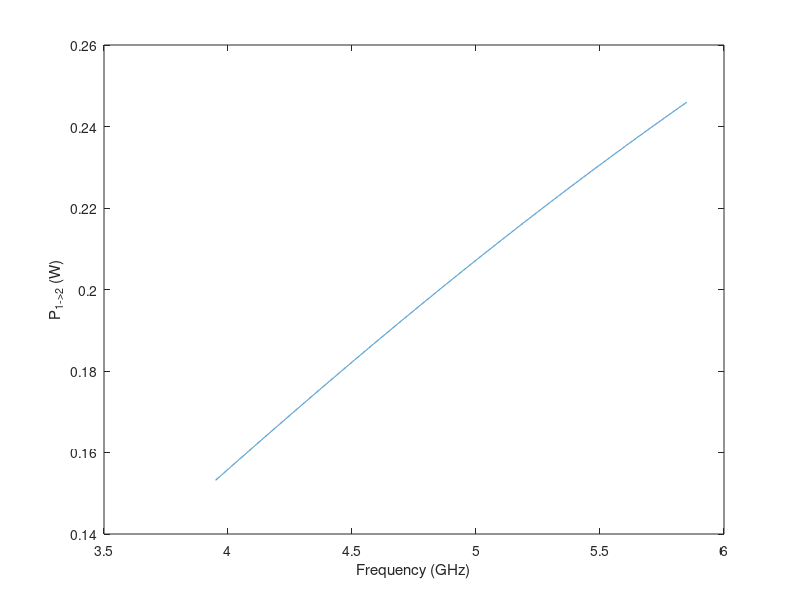

Source code (MATLAB): (Note: this script raises an error after producing the figure.)
%% do PWB at one loss
%%
EPS0=8.854187817e-12;
MU0=4e-7*pi;
c = 1/sqrt(EPS0*MU0); ETA0 = sqrt(MU0/EPS0);
%cm = 0.4; %% 1 cm = 0.4 in
cm = 0.3937*20; %% 1 cm = 0.4 in, including the scaleing factor
%% general 
clear freq Pset
npsim=16001;
freq=linspace(3.95E9,5.85E9,npsim);

%freq = 100e9; 
sigma_wall_mu0_ori = 6e7*MU0; % all wall is the same material
mu_r = 1; 
rt=10;
app_1_S = 0.1181*0.0394*1e-2*1e-2*cm*cm; % surface area of apperture 1
app_2_S = pi*0.25*0.25*1e-2*1e-2*cm*cm; % surface area of apperture 2
app_2_S = app_2_S*rt;

pedal_S = (0.5*1.5*0.7*1.5)*1e-2*1e-2*cm*cm;

cav_1_S_solid = (2*1.5*1.5 + 4*3.5*1.5)*1e-2*1e-2*cm*cm; % in m2

cav_1_S_solid = cav_1_S_solid;
cav_2_S_solid = cav_1_S_solid; % in m2

cav_1_S = cav_1_S_solid - app_1_S - app_2_S + 2*pedal_S;
cav_2_S = cav_1_S;

for ii=1:npsim
    clear i
        a=9.7;
            invsigma_wall_mu0t(1)=(a/(2*cav_1_S_solid/(3*10^8/freq(ii))^2)*3*c/4/pi)^2/freq(ii)/mu_r*pi;

    n_loss_multipliers = length(invsigma_wall_mu0t);



    PandS_container=zeros(n_loss_multipliers,7);
    eigval_container=zeros(n_loss_multipliers,2);
    eigvec_container=zeros(n_loss_multipliers,2,2);

    ilm = 1;
    ct=1;
    for lm = invsigma_wall_mu0t

        invsigma_wall_mu0 = lm;

        sig_wall = 4*pi*cav_1_S_solid/(3*c)*sqrt(freq(ii)*mu_r*invsigma_wall_mu0/(pi)); 
        afpwb = 4*pi/(3*c)*sqrt(freq(ii)*mu_r*invsigma_wall_mu0/(pi)); 

        sigran(ct)=sig_wall;
        afpwb_rag(ct)=afpwb;
        ct=ct+1;

        %  coupling crossection cav 1 & 3 
        sig_wall_1_3 = 4*pi*cav_1_S/(3*c)*sqrt(freq(ii)*mu_r*invsigma_wall_mu0/(pi)); 
        % coupling crossection cav 2
        sig_wall_2 = 4*pi*cav_2_S/(3*c)*sqrt(freq(ii)*mu_r*invsigma_wall_mu0/(pi));

        sig_app_1_4 = app_1_S/2; % apperture 1 and 4 is the same
        sig_app_2_3 = app_2_S/2;  % apperture 2 and 3 is the same

        % make power balanced matrix 
        M = zeros(2);
        M(1,1) = sig_wall_1_3 + sig_app_1_4 + sig_app_2_3;
        M(1,2) = -sig_app_2_3;
        M(2,1) = M(1,2);
        M(2,2) = sig_wall_2 + sig_app_2_3 + sig_app_1_4;

        %
        Pinc = zeros(2,1); Pinc(1,1) = 1; 

        % solution 
        S = M\Pinc; 
        [e_val,e_vec] = eig(M);
        e_val = sort(diag(e_val)); 

        %
        PandS_container(ilm,1) = S(1); % S_1
        PandS_container(ilm,2) = S(2); % S_2
        PandS_container(ilm,3) = sig_wall_1_3*S(1); % P_W1
        PandS_container(ilm,4) = sig_wall_2*S(2); % P_W2
        PandS_container(ilm,5) = sig_app_1_4*S(1); % P_1^-
        PandS_container(ilm,6) = sig_app_2_3*(S(1)-S(2)); % P_12
        PandS_container(ilm,7) = sig_app_1_4*S(2); % P_4^-


        eigval_container(ilm,:) = e_val;

        % 
        ilm = ilm+1;
    end

    Pset(ii)=PandS_container(:,6);
end


%%
hold on
plot(freq(1:npsim)/10^9,Pset);
box on
xlabel('Frequency (GHz)');
ylabel('P_{1->2} (W)');
hold off
%% only for scaled 2-cav
nom=140;   %nom here is the actual number of modes one wants to include
% clear Z_rr Z_rt Z_tt Z_tr;
% ldname=['F:\Shukai\RCM z\znorm_' num2str(nom) 'a1p_9d7.mat']
% load(ldname);
%%
[n,m]=size(Z_rr);
clear Gr Br P1 P2 Ptst U1 U2;
for i=1:npsim
    i
    U1=rand(nom,1);
    Yra=1i*imag(Ydiag(1:nom,1:nom,i))+real(Ydiag(1:nom,1:nom,i));
    Ptst=0.5*real(U1'*Yra*U1);
    rt=Pset(ii)/Ptst;
    U1=U1*sqrt(rt);
    
    Xiaa1=reshape(Z_tt(i,:,:),nom,nom);
    Xiab1=reshape(Z_tr(i,:),nom,1);
    Xiba1=reshape(Z_rt(i,:),1,nom);
    Xibb1=reshape(Z_rr(i,:),1,1);

    Yp=1/Zavg(i);
    Yl=1/50;
     Gr=real(Ydiag(1:nom,1:nom,i));
     Br=imag(Ydiag(1:nom,1:nom,i));

    
    Ggh=Gr.^0.5;
    Yaa1=Ggh*Xiaa1*Ggh+1i.*Br;
    Ybb1=1i*imag(Yp)+real(Yp)^0.5*Xibb1*real(Yp)^0.5;   
    Yba1=Xiba1*Ggh.*sqrt(real(Yp));
    Yab1=Ggh*Xiab1.*sqrt(real(Yp));    
      
    Yeq=Yaa1-Yab1/(Ybb1+Yl)*Yba1; %% Y_L cascade
    U2(i)=-inv(Ybb1+Yl)*Yba1*U1;
   
    P1(i)=0.5*real(U1'*Yeq*U1);
    P2(i)=0.5*real(U2(i)'*Yl*U2(i));
  
end
%clear Z_rr Z_rt Z_tt Z_tr Xibb1 Xiaa1 Xiba1 Xiab1;

P29d7_2cav=P2;
U29d7_2cav=U2;
P19d7_2cav=P1;
%%
imz=abs(U2);
h=figure;
hold on;
x1=min(min(imz));
x2=max(max(imz));

dx=0.04;
x=[x1:dx:x2];
y=hist(imz,x);
yall=sum(y)*dx;
plot(x,y/yall,'.');
title('induced voltage at load, 3cav, scaled');
hold off;
imxv2_hy=x;
imyv2_hy=y/yall;
%%
h=figure;
hold on;
fig1=plot(imxv2,imyv2,'o','DisplayName','exp');
fig2=plot(imxv2_hy,imyv2_hy,'o','DisplayName','hybrid');
fig3=plot(imxv2_rcmf,imyv2_rcmf,'o','DisplayName','rcm');
%title('PWB-RCM hybrid model, 2cav induced power, scaled');
title('2cav induced voltage, full scale, 6 absorbers');
xlabel('Induced Voltage (V)');
%xlabel('Induced Power (W)');
ylabel('PDF');
box on;
xlim([0 2]);
legend;
hold off